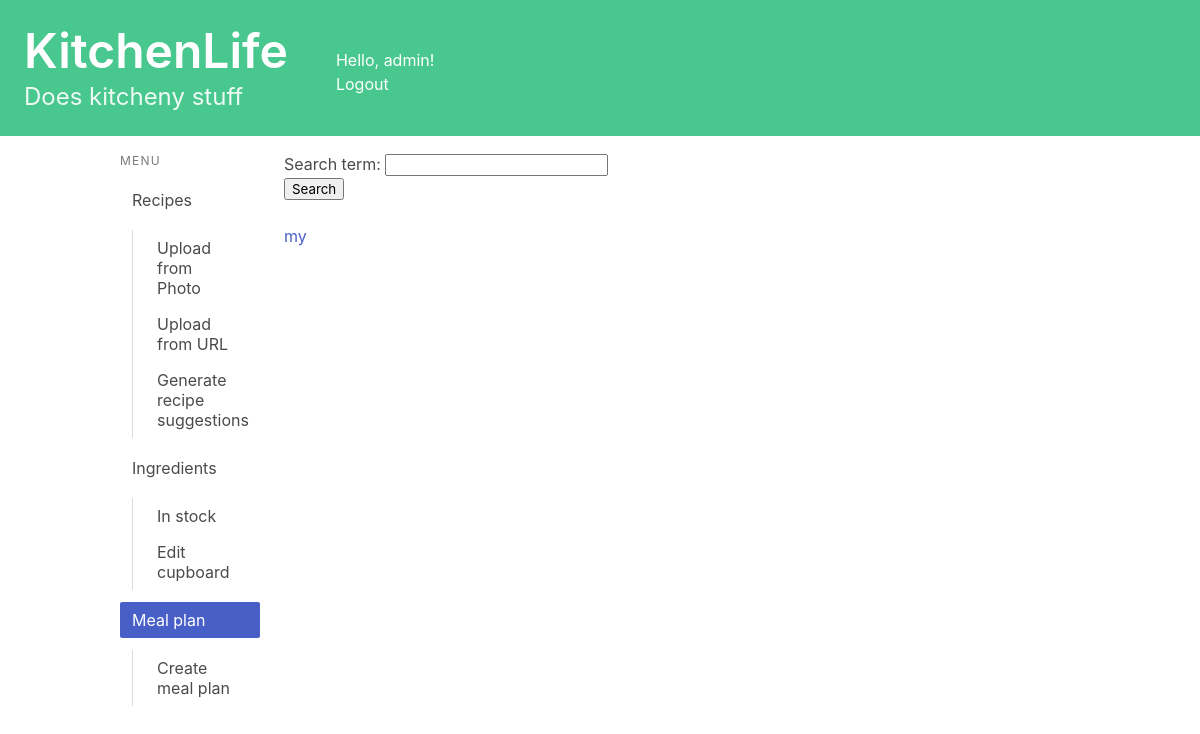
The app's page /mealplan/ (signed in), older data.
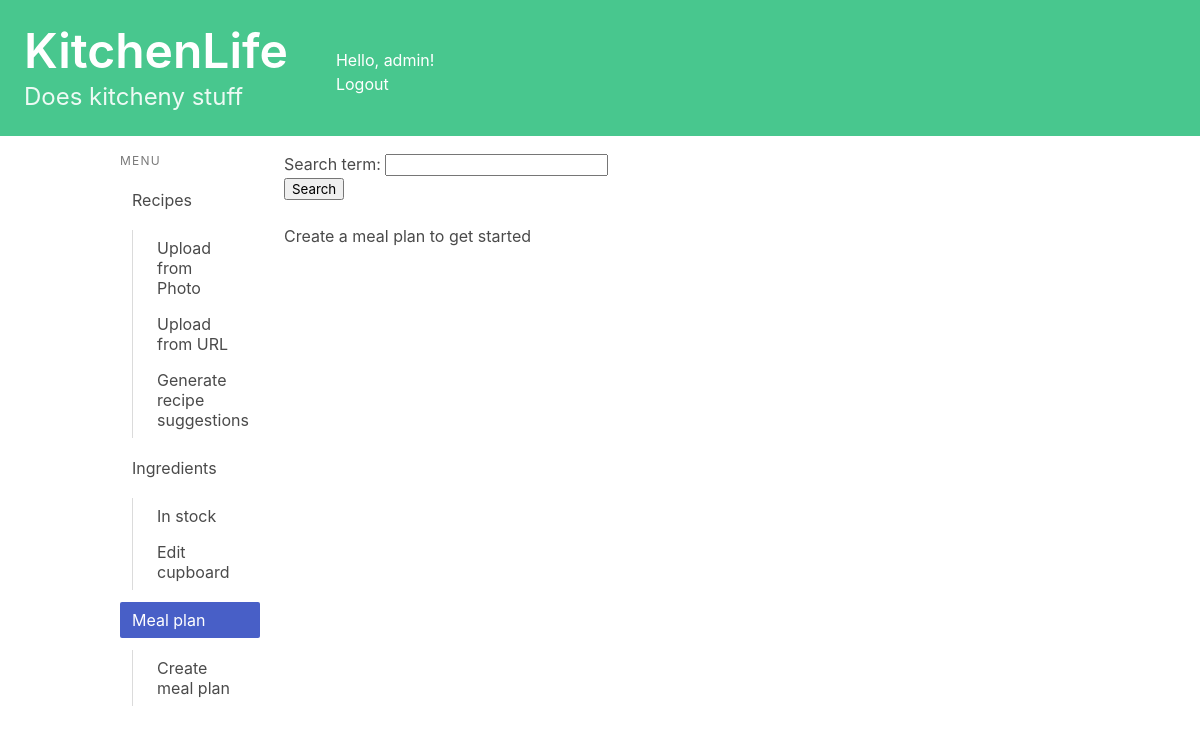
The same page, newer data.
### mealplan/models.py (models this page shows, shortened)
class MealPlan(models.Model):
    name = models.CharField(max_length=100)
    recipes = models.ManyToManyField(Recipe)
    ingredients = models.ManyToManyField(Ingredient)
    owner = models.ForeignKey(User, on_delete=models.CASCADE, blank=True, null=True)

### mealplan/views.py (the view)
# urls.py: path('', views.meal_plan_index, name='meal_plan_index'),
@login_required
def meal_plan_index(request):
    if request.method == 'POST':
        form = SearchForm(request.POST)
        if form.is_valid():
            filtered_meal_plan = form.cleaned_data['search_term']
            meal_plan_list = MealPlan.objects.filter(name__contains=filtered_meal_plan, owner=request.user).order_by("name")
    else:
        form = SearchForm()
        meal_plan_list = MealPlan.objects.filter(owner=request.user).order_by("name")
    context = {'meal_plan_list': meal_plan_list, 'form': form}
    return render(request, 'mealplan/meal_plan_index.html', context)

### recipes/forms.py
class SearchForm(forms.Form):
    search_term = forms.CharField(max_length=50)

### recipes/templatetags/is_active.py (called while the page is built)
@register.simple_tag
def is_active(request, url):
    if reverse(url) == request.path:
        return "is-active"
    return ""

### mealplan/templates/mealplan/meal_plan_index.html (shortened to what this page needs)
{% extends 'base.html' %}
{% block content %}
<ul>
    <form method="post">
         {{ form.as_p }}
        <button type="submit">Search</button>
    </form>
    <br>
    {% if meal_plan_list %}
        {% for meal_plan in meal_plan_list %}
        <li><a href="{% url 'mealplan:meal_plan_detail' meal_plan.id %}">{{ meal_plan.name }}</a></li>
        {% endfor %}
    {% else %}
        <p>Create a meal plan to get started</p>
    {% endif %}
</ul>
{% endblock content %}

Row changes from the older to the newer data that the page shows:
removed MealPlan: name "my"
Text that changed along with them:
text now shown: "Create a meal plan to get started"
